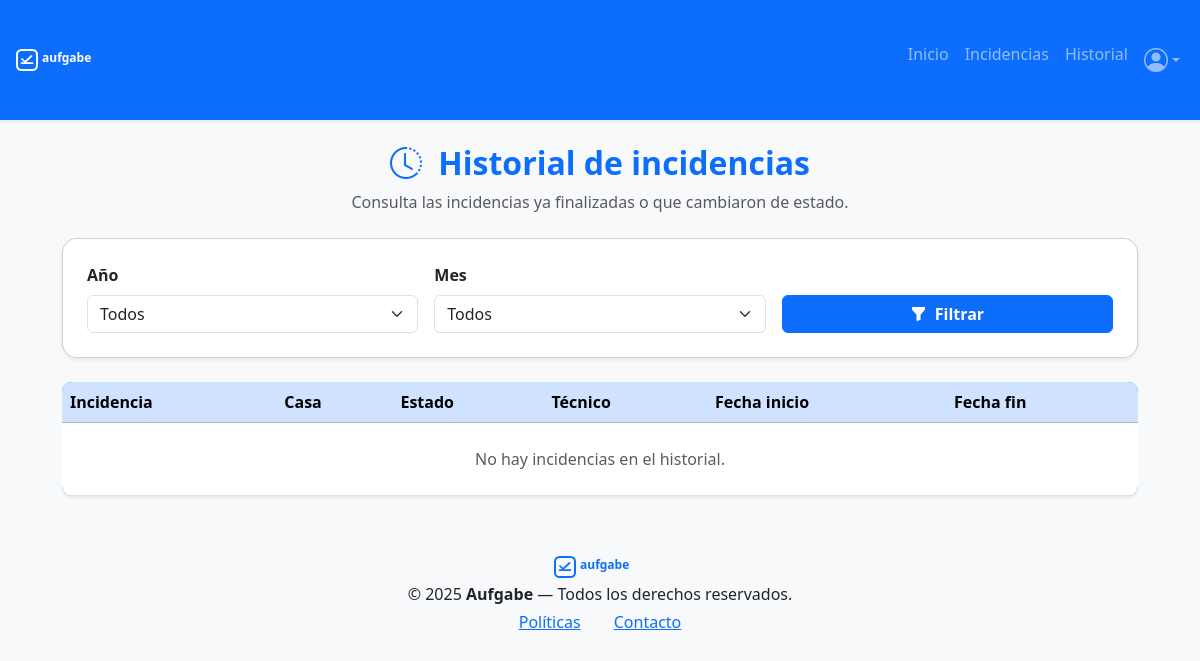
/views/historial.php (signed in), run on an earlier commit of the app's database.
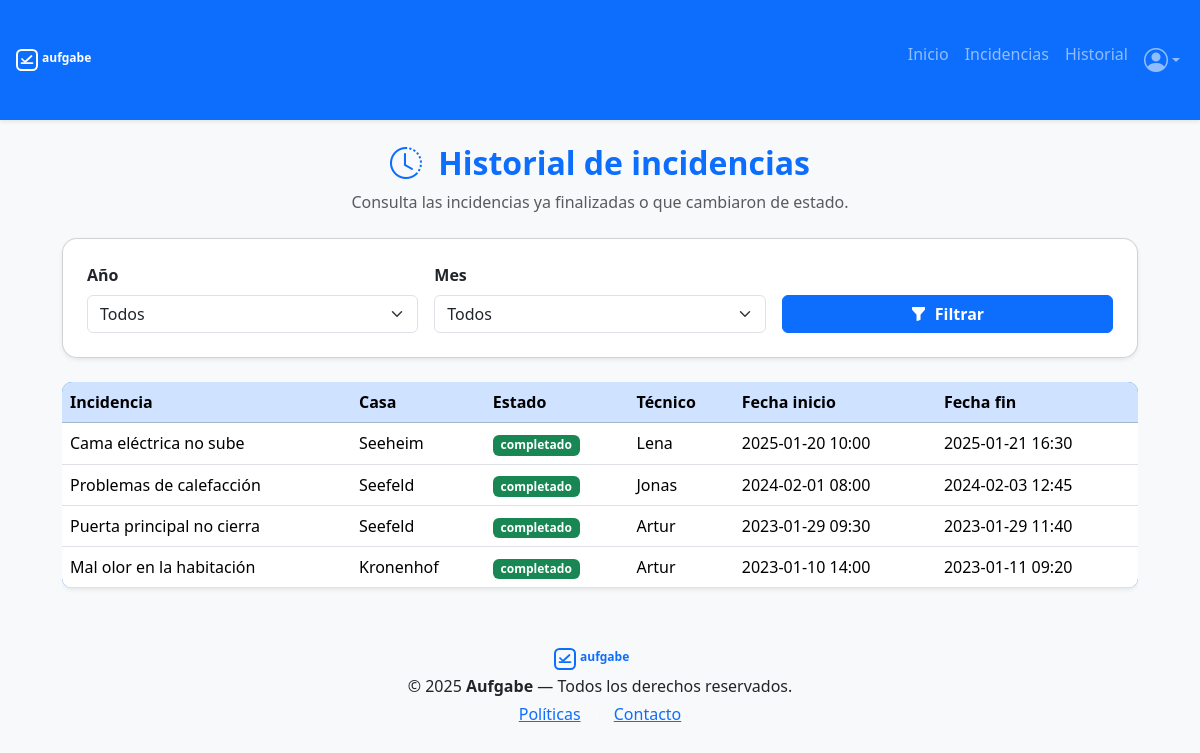
And on a later commit of the database.
### tables this page shows
CREATE TABLE incidencias (
    id_incidencia INT AUTO_INCREMENT PRIMARY KEY,
    titulo VARCHAR(150) NOT NULL,
    descripcion TEXT NOT NULL,
    relevancia ENUM('bajo', 'medio', 'alto') DEFAULT 'medio',
    estado ENUM('no_atendido', 'en_proceso', 'completado') DEFAULT 'no_atendido',
    fecha_inicio DATETIME DEFAULT CURRENT_TIMESTAMP,
    fecha_fin DATETIME NULL,
    id_habitacion INT,
    id_creador INT NOT NULL,
    id_tecnico INT NULL,
    FOREIGN KEY (id_habitacion) REFERENCES habitaciones(id_habitacion)
        ON DELETE SET NULL ON UPDATE CASCADE,
    FOREIGN KEY (id_creador) REFERENCES usuarios(id_usuario)
        ON DELETE CASCADE ON UPDATE CASCADE,
    FOREIGN KEY (id_tecnico) REFERENCES usuarios(id_usuario)
        ON DELETE SET NULL ON UPDATE CASCADE
);

CREATE TABLE casas (
    id_casa INT AUTO_INCREMENT PRIMARY KEY,
    nombre VARCHAR(100) NOT NULL,
    direccion VARCHAR(255),
    telefono VARCHAR(20)
);

CREATE TABLE usuarios (
    id_usuario INT AUTO_INCREMENT PRIMARY KEY,
    nombre VARCHAR(100) NOT NULL,
    apellido VARCHAR(100) NOT NULL,
    email VARCHAR(150) UNIQUE NOT NULL,
    password VARCHAR(255) NOT NULL,
    rol ENUM('tecnico', 'trabajador') NOT NULL DEFAULT 'trabajador',
    fecha_creacion TIMESTAMP DEFAULT CURRENT_TIMESTAMP
);

### views/historial.php (the view, shortened to what this page needs)
<?php include_once '../includes/header.php';
$database = new Database();
$db = $database->conectar();
$sql = "
    SELECT i.id_incidencia, i.titulo, i.fecha_inicio, i.fecha_fin,
           i.estado,
           i.id_tecnico,
           c.nombre AS casa,
           u.nombre AS tecnico
    FROM incidencias i
    LEFT JOIN habitaciones h ON i.id_habitacion = h.id_habitacion
    LEFT JOIN casas c ON h.id_casa = c.id_casa
    LEFT JOIN usuarios u ON i.id_tecnico = u.id_usuario
    WHERE i.estado = 'completado'
    ORDER BY i.fecha_fin DESC
";
$stmt = $db->prepare($sql);
$stmt->execute();
$historial = $stmt->fetchAll(PDO::FETCH_ASSOC);
?>
<link rel="stylesheet" href="../assets/css/historial.css">
<div class="container historial-container py-4">
    <div class="text-center mb-4">
        <h2 class="text-primary fw-bold">
            <i class="bi bi-clock-history me-2"></i> Historial de incidencias
        </h2>
        <p class="text-muted">Consulta las incidencias ya finalizadas o que cambiaron de estado.</p>
    </div>
    <div class="card shadow-sm p-4 filtro-historial mb-4">
        <form class="row g-3">
            <div class="col-md-4">
                <label class="form-label fw-semibold">Año</label>
                <select class="form-select" name="year">
                    <option value="">Todos</option>
                </select>
            </div>
            <div class="col-md-4">
                <label class="form-label fw-semibold">Mes</label>
                <select class="form-select" name="month">
                    <option value="">Todos</option>
                </select>
            </div>
            <div class="col-md-4 d-flex align-items-end">
                <button class="btn btn-primary w-100 fw-semibold">
                    <i class="bi bi-funnel-fill me-1"></i> Filtrar
                </button>
            </div>
        </form>
    </div>
    <div class="table-responsive">
        <table class="table table-hover tabla-historial shadow-sm align-middle">
            <thead class="table-primary">
                <tr>
                    <th>Incidencia</th>
                    <th>Casa</th>
                    <th>Estado</th>
                    <th>Técnico</th>
                    <th>Fecha inicio</th>
                    <th>Fecha fin</th>
                </tr>
            </thead>
            <tbody>
                <?php if (empty($historial)): ?>
                    <tr>
                        <td colspan="6" class="text-center text-muted py-4">
                            No hay incidencias en el historial.
                        </td>
                    </tr>
                <?php else: ?>
                    <?php foreach ($historial as $h): ?>
                        <tr>
                            <td><?= htmlspecialchars($h['titulo']) ?></td>
                            <td><?= htmlspecialchars($h['casa'] ?? 'Sin casa') ?></td>
                            <td>
                                <span class="badge bg-success">
                                    <?= htmlspecialchars($h['estado']) ?>
                                </span>
                            </td>
                            <td><?= htmlspecialchars($h['tecnico'] ?? '—') ?></td>
                            <td><?= date('Y-m-d H:i', strtotime($h['fecha_inicio'])) ?></td>
                            <td><?= $h['fecha_fin'] ? date('Y-m-d H:i', strtotime($h['fecha_fin'])) : '—' ?></td>
                        </tr>
                    <?php endforeach; ?>
                <?php endif; ?>
            </tbody>
        </table>
    </div>
</div>
<?php include_once '../includes/footer.php'; ?>

### includes/header.php (shortened to what this page needs)
<!DOCTYPE html>
<html lang="es">
<head>
    <link href="https://cdn.jsdelivr.net/npm/bootstrap@5.3.2/dist/css/bootstrap.min.css" rel="stylesheet">
    <link rel="stylesheet" href="https://cdn.jsdelivr.net/npm/bootstrap-icons@1.11.1/font/bootstrap-icons.css">
    <link rel="stylesheet" href="../assets/css/header.css">
</head>
<body class="bg-light">
    <nav class="navbar navbar-expand-lg navbar-dark bg-primary shadow-sm">
        <div class="container-fluid">
            <a class="navbar-brand logo_general d-flex align-items-center" href="../views/dashboard.php">
                <img src="../assets/img/logo.svg" alt="Logo" class="me-2">
            </a>
            <div class="collapse navbar-collapse" id="navMenu">
                <ul class="navbar-nav ms-auto">
                    <li class="nav-item"><a class="nav-link" href="../views/dashboard.php">Inicio</a></li>
                    <li class="nav-item"><a class="nav-link" href="../views/incidencias.php">Incidencias</a></li>
                    <li class="nav-item"><a class="nav-link" href="../views/historial.php">Historial</a></li>
                    <li class="nav-item dropdown">
                        <a class="nav-link dropdown-toggle d-flex align-items-center" href="#" role="button"
                            data-bs-toggle="dropdown" aria-expanded="false">
                            <i class="bi bi-person-circle fs-4"></i>
                        </a>
                    </li>
                </ul>
            </div>
        </div>
    </nav>

### includes/footer.php (shortened to what this page needs)
<link rel="stylesheet" href="../assets/css/footer.css">
<footer class="footer mt-auto py-3">
  <div class="logotipo">
    <img src="../assets/img/logo.svg" alt="Aufgabe">
  </div>
  <div class="container text-center">
    <p class="mb-1">&copy; <?php echo date('Y'); ?> <strong>Aufgabe</strong> — Todos los derechos reservados.</p>
    <div class="footer-links">
      <a href="../views/politicas.php" class="footer-link">Políticas</a>
      <span class="mx-2 text-white-50">|</span>
      <a href="../views/contacto.php" class="footer-link">Contacto</a>
    </div>
  </div>
</footer>
</body>
</html>

### assets/css/header.css (style rules this page uses)
.navbar { background-color: #0d6efd !important; height: 120px; }
.logo_general { filter: brightness(0) invert(1); }

### assets/css/historial.css (style rules this page uses)
.historial-container { max-width: 1100px; }
.filtro-historial { border-radius: 15px; background: #ffffff; }
.tabla-historial { border-radius: 10px; overflow: hidden; }
.tabla-historial { background-color: #0d6efd !important; color: white; }
.tabla-historial { background-color: #eef4ff; }

### assets/css/footer.css (style rules this page uses)
.logotipo { display:flex; justify-content:center; align-items:center; }
img { width:100px; height:auto; }

What changed in the data, as far as the page shows it:
added incidencias: titulo "Cama eléctrica no sube", casas.nombre "Seeheim", estado "completado", id_tecnico.nombre "Lena", fecha_inicio "2025-01-20 10:00", fecha_fin "2025-01-21 16:30"
added incidencias: titulo "Problemas de calefacción", casas.nombre "Seefeld", estado "completado", id_tecnico.nombre "Jonas", fecha_inicio "2024-02-01 08:00", fecha_fin "2024-02-03 12:45"
added incidencias: titulo "Puerta principal no cierra", casas.nombre "Seefeld", estado "completado", id_tecnico.nombre "Artur", fecha_inicio "2023-01-29 09:30", fecha_fin "2023-01-29 11:40"
added incidencias: titulo "Mal olor en la habitación", casas.nombre "Kronenhof", estado "completado", id_tecnico.nombre "Artur", fecha_inicio "2023-01-10 14:00", fecha_fin "2023-01-11 09:20"
Also different on the page:
text no longer shown: "No hay incidencias en el historial."
